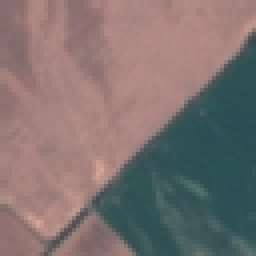
#> input picture dataset/AnnualCrop/AnnualCrop_1126.jpg, 64 x 64 px (shown 4 times larger); its folder holds 3 pictures in this run
$ jupyter execute --allow-errors DataMiningMachineLearningCourseWorkSolutions.ipynb
#> lines starting #> are read from the running program, lines starting #| are printed output that depends on the picture
[cell 1]
import numpy as np
import os
from PIL import Image
from pathlib import Path
from sklearn.preprocessing import StandardScaler
from sklearn.neural_network import MLPClassifier
from sklearn.model_selection import train_test_split


# Please write the optimal hyperparameter values you obtain in the global variable 'optimal_hyperparm' below. This
# variable should contain the values when I look at your submission. I should not have to run your code to populate this
# variable.
optimal_hyperparam = {}

class COC131:
    def q1(self, filename=None):

        """
        This function should be used to load the data. To speed-up processing in later steps, lower resolution of the
        image to 32*32. The folder names in the root directory of the dataset are the class names. After loading the
        dataset, you should save it into an instance variable self.x (for samples) and self.y (for labels). Both self.x
        and self.y should be numpy arrays of dtype float.

        :param filename: this is the name of an actual random image in the dataset. You don't need this to load the
        dataset. This is used for testing the implementation.
        :return res1: a one-dimensional numpy array containing the flattened low-resolution image in file 'filename'.
        Flatten the image in the row major order. The dtype for the array should be float.
        :return res2: a string containing the class name for the image in file 'filename'. This string should be the same as
        one of the folder names in the originally shared dataset.
        """

        # Get all subfolders within the dataset directory
        subfolders = [entry.path for entry in os.scandir("../dataset") if entry.is_dir()]

        # Creates a list of all paths for the images stored within the ../dataset directory
        image_paths = [os.path.join(subfolder, file)
                     for subfolder in subfolders
                     for file in os.listdir(subfolder) if file.endswith(('.jpg'))] # If the file is an image

        # Processes each image within the dataset directory and stores it into the images array
        self.x = np.array([np.array(Image.open(image_path).resize((32, 32)), dtype=float).flatten() for image_path in image_paths])
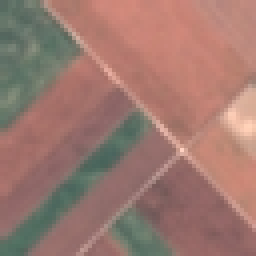
#> input picture dataset/AnnualCrop/AnnualCrop_1187.jpg, 64 x 64 px (shown 4 times larger)
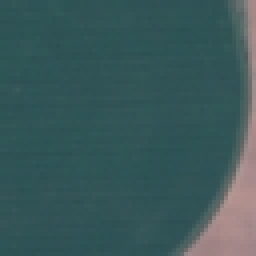
#> input picture dataset/AnnualCrop/AnnualCrop_1422.jpg, 64 x 64 px (shown 4 times larger)
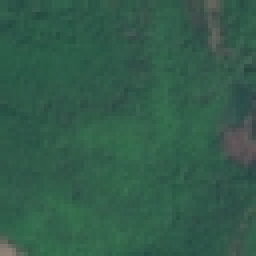
#> input picture dataset/Forest/Forest_101.jpg, 64 x 64 px (shown 4 times larger)

        # Gets the name of the folder that the image is stored in (the classification of the image)
        self.y = np.array([os.path.basename(os.path.dirname(image_path)) for image_path in image_paths])

        # If a filename is provided, find and return it
        if filename:
            matching_image_path = next((image_path for image_path in image_paths if filename in image_path), None)

            if matching_image_path:
                res1 = np.array(Image.open(matching_image_path).resize((32, 32)), dtype=float).flatten()
                res2 = os.path.basename(os.path.dirname(matching_image_path))  # Extract class name
                return res1, res2

        return self.x, self.y

    def q2(self, inp):
        """
        This function should compute the standardized data from a given 'inp' data. The function should work for a
        dataset with any number of features.

        :param inp: an array from which the standardized data is to be computed.
        :return res2: a numpy array containing the standardized data with standard deviation of 2.5. The array should
        have the same dimensions as the original data
        :return res1: sklearn object used for standardization.
        """

        standard_scaler = StandardScaler() # Creates a sklearn object used for standardisation
        standardised_data = standardScaler.fit_transform(inp) # Standardises the data (setting the standard deviation to 1)

        res1 = standard_scaler
        res2 = standardised_data * 2.5 # Standardises the data to have a standard deviation of 2.5

        return res2, res1


    # [293 lines left out: functions visualise_standardisation, visualise_hyperparam_results, q3, q4, visualize_alpha_impact, q5 and 3 more, not called in this run]
